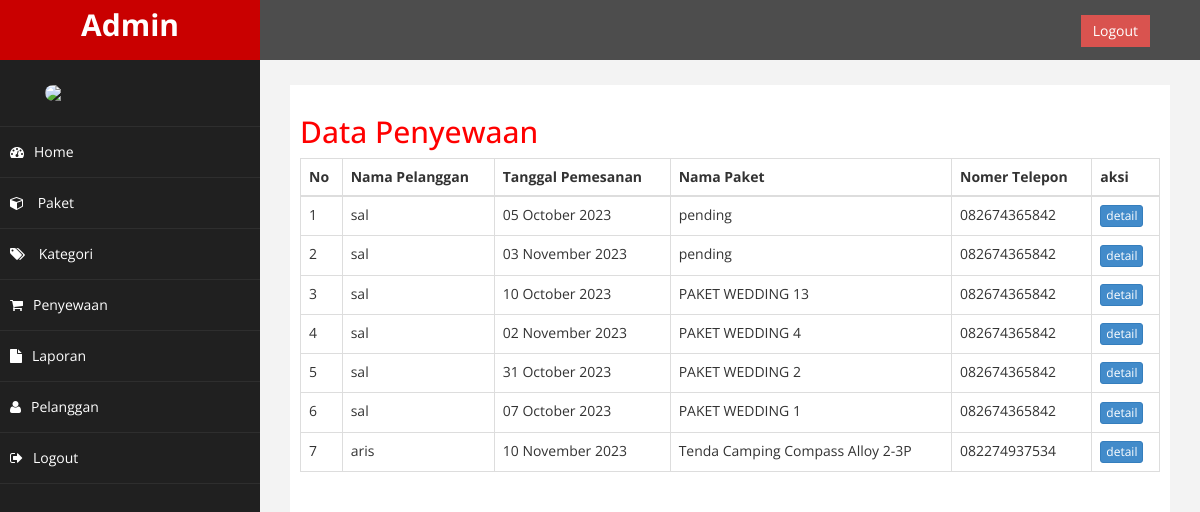
The app's page /admin/index.php?halaman=pembelian (signed in), older data.
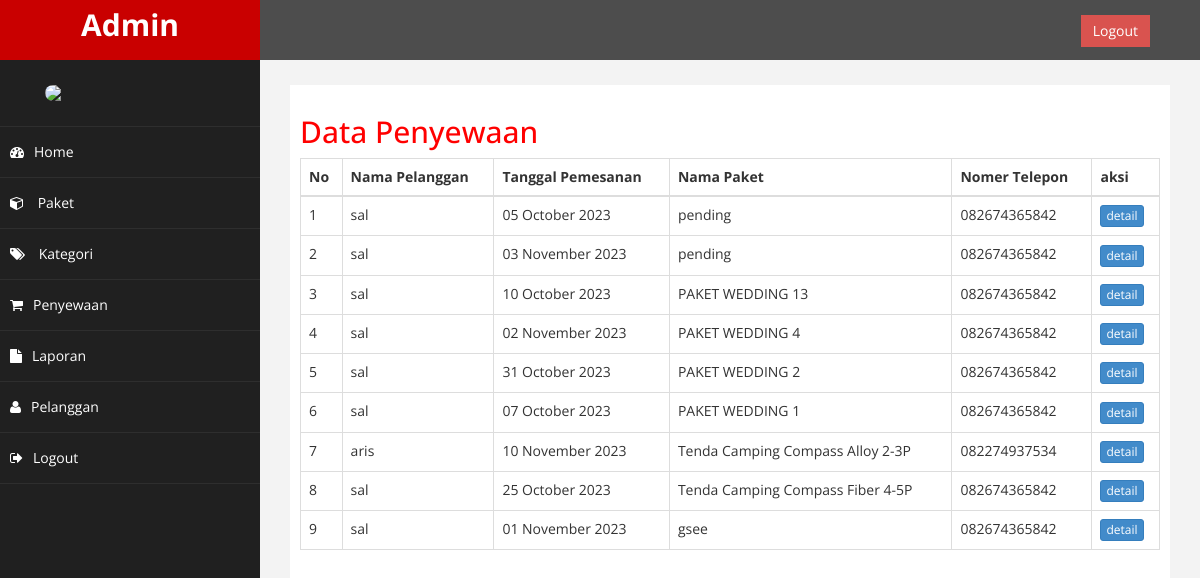
The same page, newer data.
### tables this page shows
CREATE TABLE `pembelian` (
  `id_pembelian` int(11) NOT NULL,
  `id_pelanggan` int(11) NOT NULL,
  `tanggal_book` date NOT NULL,
  `id_produk` int(11) NOT NULL,
  `alamat_book` text NOT NULL,
  `nama_paket` varchar(100) NOT NULL DEFAULT 'pending',
  `tgl_pesan` date NOT NULL
);

CREATE TABLE `pelanggan` (
  `id_pelanggan` int(11) NOT NULL,
  `email_pelanggan` varchar(100) NOT NULL,
  `password_pelanggan` varchar(50) NOT NULL,
  `nama_pelanggan` varchar(100) NOT NULL,
  `telepon_pelanggan` varchar(100) NOT NULL,
  `alamat_pelanggan` text NOT NULL
);

### admin/pembelian_produk/pembelian.php (the view)
<h2>Data Penyewaan</h2>
<table class="table table-bordered">
    <thead>
        <tr>
            <th>No</th>
            <th>Nama Pelanggan</th>
            <th>Tanggal Pemesanan</th>
            <th>Nama Paket</th>
            <th>Nomer Telepon</th>
            <th>aksi</th>
        </tr>
    </thead>
    <tbody>
        <?php $no=1; ?>
        <?php $ambil = $koneksi->query("SELECT * FROM pembelian JOIN pelanggan ON pembelian.id_pelanggan = pelanggan.id_pelanggan"); ?>
        <?php while($pecah = $ambil->fetch_assoc()): ?>
        <tr>
            <td><?= $no; ?></td>
            <td><?= $pecah["nama_pelanggan"]; ?></td>
            <td><?= date("d F Y", strtotime($pecah["tanggal_book"])); ?></td>
            <td><?= $pecah["nama_paket"]; ?></td>
            <td><?= $pecah["telepon_pelanggan"] ?></td>
            <td>
                <a href="index.php?halaman=detail&id=<?= $pecah["id_pembelian"]; ?>"
                    class="btn btn-primary btn-xs">detail</a>
            </td>
        </tr>
        <?php $no++; ?>
        <?php endwhile; ?>
    </tbody>
</table>

Row changes from the older to the newer data that the page shows:
added pembelian: id_pelanggan.nama_pelanggan "sal", tanggal_book "25 October 2023", nama_paket "Tenda Camping Compass Fiber 4-5P", id_pelanggan.telepon_pelanggan "082674365842"
added pembelian: id_pelanggan.nama_pelanggan "sal", tanggal_book "01 November 2023", nama_paket "gsee", id_pelanggan.telepon_pelanggan "082674365842"
